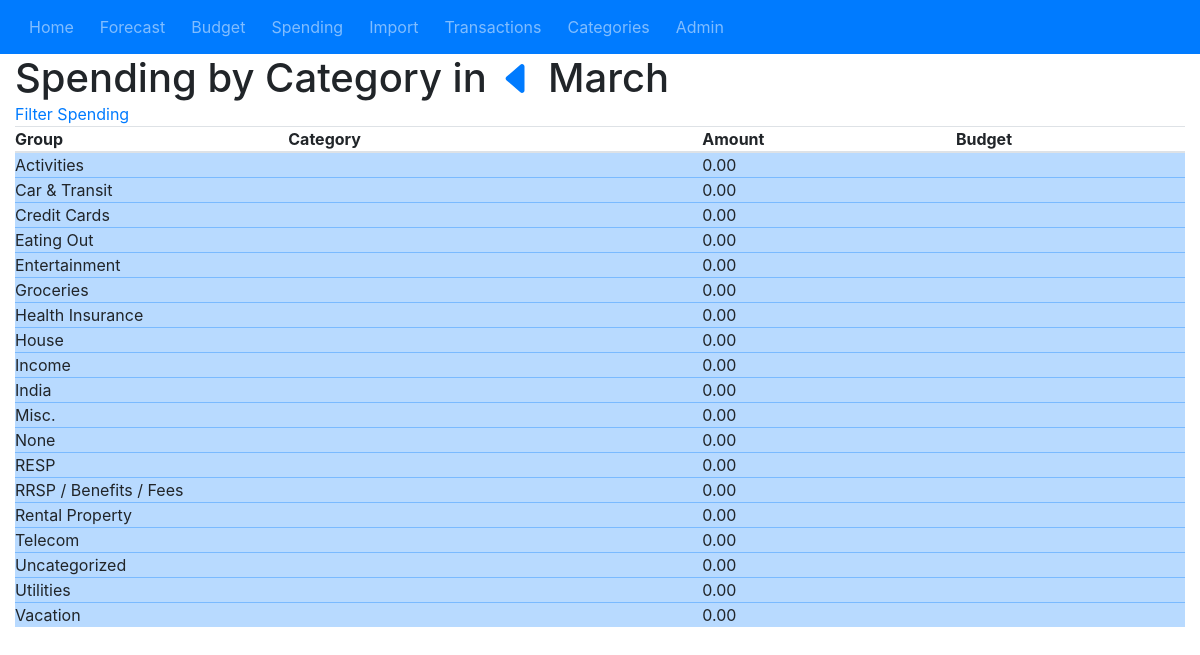
The app's page /category/spending/ with its own data.
### category/models.py (models this page shows, shortened)
class CategoryGroup(models.Model):
	name = models.CharField(max_length=50)
	budget_method = models.CharField(max_length=1, choices=BUDGET_METHOD, default='N')
	remainder = models.BooleanField(default=True, help_text='Check if pot of money.')
	class Meta:
		verbose_name='Category Group'

### category/views.py (the view)
# urls.py: path('spending/', SpendingView.as_view(), name='spending-list'),
class SpendingView(TemplateView):
	template_name='spending_list.html'
	def get_context_data(self, **kwargs):
		context = super().get_context_data(**kwargs)
		view_title='Spending by Category in'
		view_url='spending-list'
		context, view_date=view_title_context_data(self, context, view_url, view_title)
		spending_list=[]
		cat_group_list=CategoryGroup.objects.all().order_by('name')
		for cat_group in cat_group_list:
			cat_list=[]
			cat_list_in_group = Category.objects.filter(group=cat_group)
			group_sum = Transaction.objects.filter(
				category__in=cat_list_in_group,
				date__month=view_date.month,
				date__year=view_date.year).aggregate(Sum('amount'))
			for cat in cat_list_in_group:
				tran_list=Transaction.objects.filter(
					category=cat,
					date__month=view_date.month,
					date__year=view_date.year).order_by('date')
				cat_sum=tran_list.aggregate(Sum('amount'))
				cat_list.append((cat,cat_sum,tran_list))
			group_list=(cat_group,group_sum,cat_list)
			spending_list.append(group_list)
		context['spending_list']=spending_list
		return context

### inthebank/views.py (called while the page is built)
def view_date_control(year, month):
	today=datetime.date.today()
	if year:
		view_date=datetime.date(year,month,1)
		prev=view_date + relativedelta(months=-1)
		if view_date.month != today.month or view_date.year != today.year:
			next = view_date + relativedelta(months=+1)
		else:
			next = None
	else: #First load so starts with Today
		view_date=datetime.date.today()
		prev=view_date + relativedelta(months=-1)
		next = None
	return {'prev':prev, 'next':next, 'view_date':view_date}

def view_title_context_data(self, context, view_url, view_title):
	if self.kwargs:
		return_control=view_date_control(self.kwargs['year'],self.kwargs['month'])
	else:
		return_control=view_date_control(None, None)
	view_date = return_control['view_date']
	context['title']=view_title
	context['view_url']=view_url
	context['prev']=return_control['prev']
	context['next']=return_control['next']
	context['view_date']=view_date
	return context, view_date

### templates/spending_list.html (shortened to what this page needs)
{% extends "base.html" %}
{% load crispy_forms_tags %}
{% block main_content %}
	<a class="nav-link" href="{% url 'spending-filter' %}">Filter Spending</a>
	<table class="table">
		<thead>
		<tr>
			<th scope="col">Group</th>
			<th scope="col">Category</th>
			<th scope="col">Amount</th>
			<th scope="col">Budget</th>
		</tr>
		</thead>
		<tbody>
			{% for group in spending_list %}
				<tr class="table-primary">
					<td colspan='2'>{{group.0.name}}</td>
					<td>{{group.1.amount__sum|floatformat:"2"|default:"0.00"}}</td>
					<td>{{group.0.budget}}</td>
				</tr>
			{% endfor %}
		</tbody>
	</table>
{% endblock %}

### static/my.css (style rules this page uses)
tr td { padding: 0 !important; margin: 0 !important; }
th { padding: 0 !important; margin: 0 !important; }
a { padding: 0 !important; margin: 0 !important; }

### records on screen
CategoryGroup: name "Activities", group "0.00"
CategoryGroup: name "Car & Transit", group "0.00"
CategoryGroup: name "Credit Cards", group "0.00"
CategoryGroup: name "Eating Out", group "0.00"
CategoryGroup: name "Entertainment", group "0.00"
CategoryGroup: name "Groceries", group "0.00"
CategoryGroup: name "Health Insurance", group "0.00"
CategoryGroup: name "House", group "0.00"
CategoryGroup: name "Income", group "0.00"
CategoryGroup: name "India", remainder "0.00"
CategoryGroup: name "Misc.", group "0.00"
CategoryGroup: name "None", group "0.00"
CategoryGroup: name "RESP", group "0.00"
CategoryGroup: name "RRSP / Benefits / Fees", group "0.00"
CategoryGroup: name "Rental Property", group "0.00"
CategoryGroup: name "Telecom", group "0.00"
CategoryGroup: name "Uncategorized", group "0.00"
CategoryGroup: name "Utilities", group "0.00"
CategoryGroup: name "Vacation", group "0.00"

### other values on screen
{{ title }} "Spending by Category in"
{{ view_date|date:"F" }} "March"
